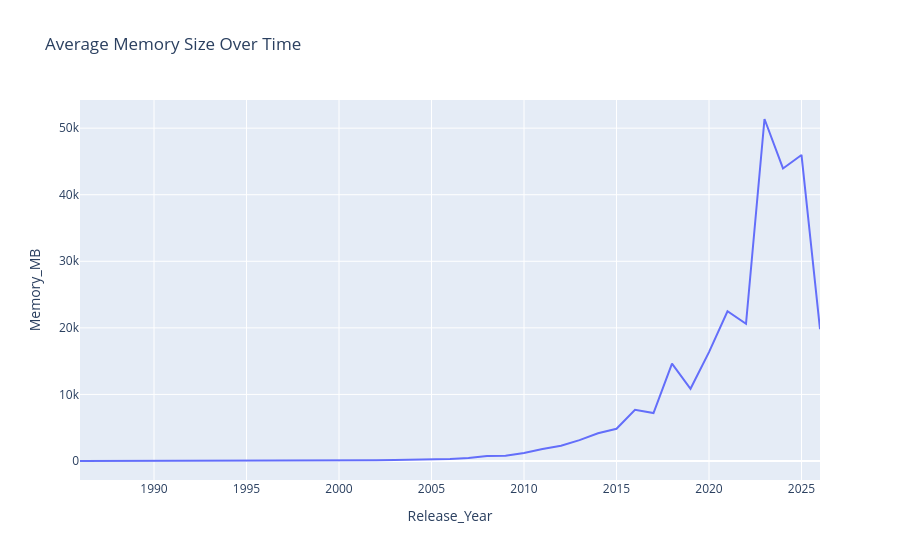

Notebook source saved alongside this figure:
### Markdown cell above
## Brand Distribution

NVIDIA leads with 837 GPUs, followed by ATI (421) and AMD (360). Other brands like Matrox and Intel have much smaller presence.

### Code cell
avg_memory = gpus.groupby('Release_Year')['Memory_MB'].mean().reset_index()
fig = px.line(avg_memory, x='Release_Year', y='Memory_MB', title='Average Memory Size Over Time')
fig.show()

### Figure 1 — Plotly figure (JSON) as saved in the notebook; plotly's stock layout.template omitted (floating-point values rounded to 4 significant figures)
{"data": [{"hovertemplate": "Release_Year=%{x}<br>Memory_MB=%{y}<extra></extra>", "legendgroup": "", "line": {"color": "#636efa", "dash": "solid"}, "marker": {"symbol": "circle"}, "mode": "lines", "name": "", "orientation": "v", "showlegend": false, "type": "scatter", "x": [1986, 1987, 1988, 1990, 1992, 1993, 1994, 1995, 1996, 1997, 1998, 1999, 2000, 2001, 2002, 2003, 2004, 2005, 2006, 2007, 2008, 2009, 2010, 2011, 2012, 2013, 2014, 2015, 2016, 2017, 2018, 2019, 2020, 2021, 2022, 2023, 2024, 2025, 2026], "xaxis": "x", "y": [0.04688, 0.1875, 0.25, 0.375, 1.25, 1.0, 1.0, 1.778, 3.0, 4.071, 14.42, 22.59, 39.64, 56.9, 95.35, 148.9, 170.7, 238.4, 310.5, 462.4, 763.8, 784.8, 1202.0, 1808.0, 2283.0, 3132.0, 4173.0, 4841.0, 7689.0, 7211.0, 14620.0, 10850.0, 16360.0, 22490.0, 20610.0, 51370.0, 43950.0, 45970.0, 19800.0], "yaxis": "y"}], "layout": {"legend": {"tracegroupgap": 0}, "title": {"text": "Average Memory Size Over Time"}, "xaxis": {"anchor": "y", "domain": [0, 1], "title": {"text": "Release_Year"}}, "yaxis": {"anchor": "x", "domain": [0, 1], "title": {"text": "Memory_MB"}}}}
